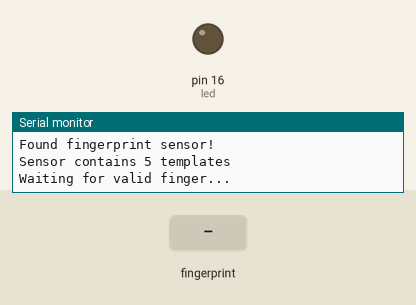
A sketch run on a simulated Arduino Uno, built with avr-gcc and run on an emulated ATmega328P. On the bench: output pins drawn as LEDs (lit = HIGH), the last lines printed to the serial monitor. The test bench sets the inputs (shaded band).

Above: at 2.3 s.
2.4 s: finger stored as number 1 placed on the sensor
At 3.7 s:
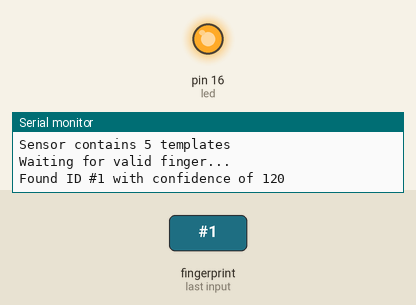
Timing chart, 0 to 5.4 s (numbered marks = the images above; inputs shaded):
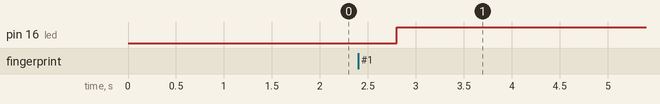

Measured:
- after the input at 2.4 s, pin 16 (led): LOW → HIGH after 0.40 s

The sketch:

verify_finger.ino
```cpp
#include <Adafruit_Fingerprint.h>
#include <SoftwareSerial.h>

SoftwareSerial mySerial(13, 15, false, 256);

Adafruit_Fingerprint finger = Adafruit_Fingerprint(&mySerial);

uint8_t id;

const int led = 16; //GPIO5

void setup()
{
  pinMode(led, OUTPUT);
  Serial.begin(9600);
  while (!Serial);  // For Yun/Leo/Micro/Zero/...
  delay(100);
  Serial.println("\n\nAdafruit finger detect test");

  // set the data rate for the sensor serial port
  finger.begin(57600);

  if (finger.verifyPassword()) {
    Serial.println("Found fingerprint sensor!");
  } else {
    Serial.println("Did not find fingerprint sensor :(");
    while (1) { delay(1); }
  }

  finger.getTemplateCount();
  Serial.print("Sensor contains "); Serial.print(finger.templateCount); Serial.println(" templates");
  Serial.println("Waiting for valid finger...");
}

void loop()                     // run over and over again
{
  getFingerprintIDez();
  delay(50);            //don't ned to run this at full speed.
}

uint8_t getFingerprintID() {
  uint8_t p = finger.getImage();
  switch (p) {
    case FINGERPRINT_OK:
      Serial.println("Image taken");
      break;
    case FINGERPRINT_NOFINGER:
      Serial.println("No finger detected");
      return p;
    case FINGERPRINT_PACKETRECIEVEERR:
      Serial.println("Communication error");
      return p;
    case FINGERPRINT_IMAGEFAIL:
      Serial.println("Imaging error");
      return p;
    default:
      Serial.println("Unknown error");
      return p;
  }

  // OK success!

  p = finger.image2Tz();
  switch (p) {
    case FINGERPRINT_OK:
      Serial.println("Image converted");
      break;
    case FINGERPRINT_IMAGEMESS:
      Serial.println("Image too messy");
      return p;
    case FINGERPRINT_PACKETRECIEVEERR:
      Serial.println("Communication error");
      return p;
    case FINGERPRINT_FEATUREFAIL:
      Serial.println("Could not find fingerprint features");
      return p;
    case FINGERPRINT_INVALIDIMAGE:
      Serial.println("Could not find fingerprint features");
      return p;
    default:
      Serial.println("Unknown error");
      return p;
  }

  // OK converted!
  p = finger.fingerFastSearch();
  if (p == FINGERPRINT_OK) {
    Serial.println("Found a print match!");
  } else if (p == FINGERPRINT_PACKETRECIEVEERR) {
    Serial.println("Communication error");
    return p;
  } else if (p == FINGERPRINT_NOTFOUND) {
    Serial.println("Did not find a match");
    return p;
  } else {
    Serial.println("Unknown error");
    return p;
  }

  // found a match!
  Serial.print("Found ID #"); Serial.print(finger.fingerID);
  Serial.print(" with confidence of "); Serial.println(finger.confidence);
  return finger.fingerID;
}

// returns -1 if failed, otherwise returns ID #
int getFingerprintIDez() {
  uint8_t p = finger.getImage();
  if (p != FINGERPRINT_OK)  return -1;

  p = finger.image2Tz();
  if (p != FINGERPRINT_OK)  return -1;

  p = finger.fingerFastSearch();
  if (p != FINGERPRINT_OK)  return -1;

  // found a match!
  Serial.print("Found ID #"); Serial.print(finger.fingerID);
  Serial.print(" with confidence of "); Serial.println(finger.confidence);

  if(finger.fingerID==1 && finger.confidence>100){
    digitalWrite(led, HIGH);
  }
  if(finger.fingerID==2 && finger.confidence>100){
    digitalWrite(led, LOW);
  }

  return finger.fingerID;
}
```
